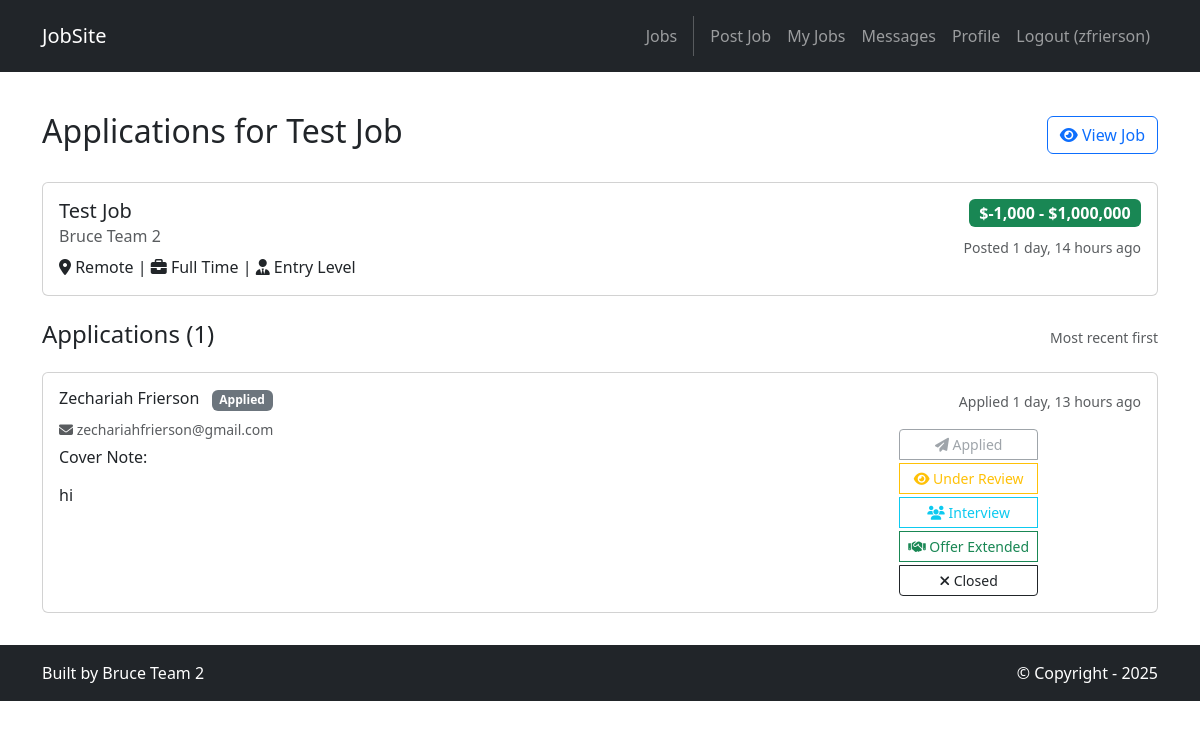
Screenshot of /jobs/1/applications/ (signed in) with the database file from the repository.
### jobs/models.py (models this page shows, shortened)
class Job(models.Model):
    JOB_TYPES = [
        ('full-time', 'Full Time'),
        ('part-time', 'Part Time'),
        ('contract', 'Contract'),
        ('internship', 'Internship'),
        ('freelance', 'Freelance'),
    ]
    EXPERIENCE_LEVELS = [
        ('entry', 'Entry Level'),
        ('mid', 'Mid Level'),
        ('senior', 'Senior Level'),
        ('executive', 'Executive'),
    ]
    title = models.CharField(max_length=200)
    company = models.CharField(max_length=200)
    location = models.CharField(max_length=200)
    job_type = models.CharField(max_length=20, choices=JOB_TYPES, default='full-time')
    experience_level = models.CharField(max_length=20, choices=EXPERIENCE_LEVELS, default='entry')
    salary_min = models.DecimalField(max_digits=10, decimal_places=2, null=True, blank=True)
    salary_max = models.DecimalField(max_digits=10, decimal_places=2, null=True, blank=True)
    description = models.TextField()
    requirements = models.TextField()
    benefits = models.TextField(blank=True)
    posted_by = models.ForeignKey(User, on_delete=models.CASCADE, related_name='posted_jobs')
    created_at = models.DateTimeField(default=timezone.now)
    updated_at = models.DateTimeField(auto_now=True)
    is_active = models.BooleanField(default=True)
    application_deadline = models.DateField(null=True, blank=True)
    class Meta:
        ordering = ['-created_at']
    @property
    def salary_range(self):
        if self.salary_min and self.salary_max:
            return f"${self.salary_min:,.0f} - ${self.salary_max:,.0f}"
        elif self.salary_min:
            return f"${self.salary_min:,.0f}+"
        elif self.salary_max:
            return f"Up to ${self.salary_max:,.0f}"
        else:
            return "Salary not specified"

class Application(models.Model):
    APPLICATION_STATUS = [
        ('applied', 'Applied'),
        ('review', 'Under Review'),
        ('interview', 'Interview'),
        ('offer', 'Offer Extended'),
        ('closed', 'Closed'),
    ]
    STATUS_COLORS = {
        'applied': 'secondary',
        'review': 'warning',
        'interview': 'info',
        'offer': 'success',
        'closed': 'dark',
    }
    job = models.ForeignKey(Job, on_delete=models.CASCADE, related_name='applications')
    applicant = models.ForeignKey(User, on_delete=models.CASCADE, related_name='job_applications')
    cover_note = models.TextField(help_text="Personal note to the employer")
    status = models.CharField(max_length=20, choices=APPLICATION_STATUS, default='applied')
    applied_at = models.DateTimeField(default=timezone.now)
    reviewed_at = models.DateTimeField(null=True, blank=True)
    class Meta:
        unique_together = ['job', 'applicant']  # Prevent duplicate applications
        ordering = ['-applied_at']
    def get_status_color(self):
        return self.STATUS_COLORS.get(self.status, 'secondary')

### jobs/views.py (the view)
# urls.py: path('<int:job_id>/applications/', views.job_applications, name='jobs.applications'),
@login_required
def job_applications(request, job_id):
    try:
        if not request.user.profile.is_recruiter:
            messages.error(request, 'Only recruiters can view job applications.')
            return redirect('jobs.list')
    except:
        messages.error(request, 'Profile not found. Please contact support.')
        return redirect('home.index')
    job = get_object_or_404(Job, id=job_id, posted_by=request.user)
    applications = Application.objects.filter(job=job).select_related('applicant', 'applicant__profile')
    template_data = {
        'title': f'Applications for {job.title}',
        'job': job,
        'applications': applications,
    }
    return render(request, 'jobs/job_applications.html', {'template_data': template_data})

### accounts/models.py (called while the page is built)
    @property
    def is_recruiter(self):
        return self.user_type == 'recruiter'

### jobs/templates/jobs/job_applications.html (shortened to what this page needs)
{% extends 'base.html' %}
{% block content %}
<div class="p-3 mt-4">
  <div class="container">
    <div class="row">
      <div class="col-12">
        <div class="d-flex justify-content-between align-items-center mb-4">
          <h2>{{ template_data.title }}</h2>
          <a href="{% url 'jobs.detail' template_data.job.id %}" class="btn btn-outline-primary">
            <i class="fas fa-eye"></i> View Job
          </a>
        </div>
        <div class="card mb-4">
          <div class="card-body">
            <div class="row">
              <div class="col-md-8">
                <h5 class="card-title">{{ template_data.job.title }}</h5>
                <h6 class="card-subtitle mb-2 text-muted">{{ template_data.job.company }}</h6>
                <p class="card-text">
                  <i class="fas fa-map-marker-alt"></i> {{ template_data.job.location }} |
                  <i class="fas fa-briefcase"></i> {{ template_data.job.get_job_type_display }} |
                  <i class="fas fa-user-tie"></i> {{ template_data.job.get_experience_level_display }}
                </p>
              </div>
              <div class="col-md-4 text-end">
                <div class="mb-2">
                  <span class="badge bg-success fs-6">{{ template_data.job.salary_range }}</span>
                </div>
                <small class="text-muted">
                  Posted {{ template_data.job.created_at|timesince }} ago
                </small>
              </div>
            </div>
          </div>
        </div>
        {% if template_data.applications %}
          <div class="d-flex justify-content-between align-items-center mb-3">
            <h4>Applications ({{ template_data.applications.count }})</h4>
            <small class="text-muted">Most recent first</small>
          </div>
          {% for application in template_data.applications %}
          <div class="card mb-3">
            <div class="card-body">
              <div class="row">
                <div class="col-md-8">
                  <h6 class="card-title">
                    {{ application.applicant.get_full_name|default:application.applicant.username }}
                    <span class="badge bg-{{ application.get_status_color }} ms-2">
                      {{ application.get_status_display }}
                    </span>
                  </h6>
                  <p class="text-muted small mb-2">
                    <i class="fas fa-envelope"></i> {{ application.applicant.email }}
                  </p>
                  <h6>Cover Note:</h6>
                  <p class="card-text">{{ application.cover_note|linebreaks }}</p>
                </div>
                <div class="col-md-4 text-end">
                  <small class="text-muted">
                    Applied {{ application.applied_at|timesince }} ago
                  </small>
                  <div class="mt-3">
                    <div class="btn-group-vertical d-grid gap-1" role="group">
                      <button class="btn btn-sm btn-outline-secondary status-btn"
                              onclick="updateApplicationStatus('{{ application.id }}', 'applied')"
                              {% if application.status == 'applied' %}disabled{% endif %}>
                        <i class="fas fa-paper-plane"></i> Applied
                      </button>
                      <button class="btn btn-sm btn-outline-warning status-btn"
                              onclick="updateApplicationStatus('{{ application.id }}', 'review')"
                              {% if application.status == 'review' %}disabled{% endif %}>
                        <i class="fas fa-eye"></i> Under Review
                      </button>
                      <button class="btn btn-sm btn-outline-info status-btn"
                              onclick="updateApplicationStatus('{{ application.id }}', 'interview')"
                              {% if application.status == 'interview' %}disabled{% endif %}>
                        <i class="fas fa-users"></i> Interview
                      </button>
                      <button class="btn btn-sm btn-outline-success status-btn"
                              onclick="updateApplicationStatus('{{ application.id }}', 'offer')"
                              {% if application.status == 'offer' %}disabled{% endif %}>
                        <i class="fas fa-handshake"></i> Offer Extended
                      </button>
                      <button class="btn btn-sm btn-outline-dark status-btn"
                              onclick="updateApplicationStatus('{{ application.id }}', 'closed')"
                              {% if application.status == 'closed' %}disabled{% endif %}>
                        <i class="fas fa-times"></i> Closed
                      </button>
                    </div>
                  </div>
                </div>
              </div>
            </div>
          </div>
          {% endfor %}
        {% else %}
        <div class="text-center py-5">
          <i class="fas fa-inbox fa-3x text-muted mb-3"></i>
          <h4>No applications yet</h4>
          <p class="text-muted">When job seekers apply to this position, their applications will appear here.</p>
        </div>
        {% endif %}
      </div>
    </div>
  </div>
</div>
{% endblock content %}

### jobsite/templates/base.html (shortened to what this page needs)
<!DOCTYPE html>
<html>
  {% load static %}
  <head>
    <link href="https://cdn.jsdelivr.net/npm/bootstrap@5.3.3/dist/css/bootstrap.min.css" rel="stylesheet">
    <link rel="stylesheet" href="https://cdnjs.cloudflare.com/ajax/libs/font-awesome/6.1.1/css/all.min.css">
  </head>
  <body>
    <nav class="p-3 navbar navbar-dark bg-dark navbar-expand-lg">
      <div class="container">
        <a class="navbar-brand" href="{% url 'home.index' %}">
          <p class="mb-0">JobSite</p>
        </a>
        <div class="collapse navbar-collapse" id="navbarNavAltMarkup">
          <div class="navbar-nav ms-auto navbar-ml">
            <a class="nav-link" href="{% url 'jobs.list' %}">Jobs</a>
            {% if user.is_authenticated %}
              {% if user.profile.is_recruiter %}
                <a class="nav-link" href="{% url 'jobs.create' %}">Post Job</a>
                <a class="nav-link" href="{% url 'jobs.my_jobs' %}">My Jobs</a>
              {% elif user.profile.is_job_seeker %}
                <a class="nav-link" href="{% url 'jobs.my_applications' %}">My Applications</a>
              {% endif %}
              <a class="nav-link" href="{% url 'messaging:inbox' %}">Messages</a>
              <a class="nav-link" href="{% url 'accounts.profile' user.username %}">Profile</a>
              <a class="nav-link" href="{% url 'accounts.logout' %}">Logout ({{ user.username }})</a>
            {% else %}
              <a class="nav-link" href="{% url 'accounts.login' %}">Login</a>
              <a class="nav-link" href="{% url 'accounts.signup' %}">Sign Up</a>
            {% endif %}
          </div>
        </div>
      </div>
    </nav>
    <div>
      {% block content %}
      {% endblock content %}
    </div>
    <section class="p-3 ms-footer-bottom bg-dark">
      <div class="container d-flex justify-content-between">
        <div class="me-5 text-white">
          <span>Built by Bruce Team 2</span>
        </div>
        <div class="text-white">
          <span>© Copyright - 2025</span>
        </div>
      </div>
    </section>
  </body>
</html>

### rows the page displays
Job: job "Test Job", job.company "Bruce Team 2", job.location "Remote", job.job_type "Full Time", job.experience_level "Entry Level", job.salary_range "$-1,000 - $1,000,000", job.created_at "1 day, 14 hours"
Application: applicant.get_full_name "Zechariah Frierson", status "Applied", applicant.email "zechariahfrierson@gmail.com", cover_note "hi", applied_at "1 day, 13 hours"

### other values shown
{{ user.username }} "zfrierson"
{{ template_data.title }} "Applications for Test Job"
{{ template_data.applications.count }} "1"
